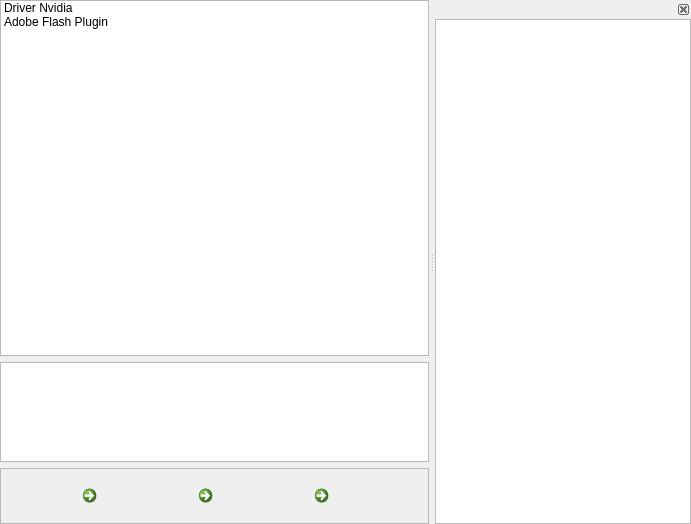
<?xml version="1.0" encoding="UTF-8"?>
<ui version="4.0">
 <class>MainWindow</class>
 <widget class="QMainWindow" name="MainWindow">
  <property name="geometry">
   <rect>
    <x>0</x>
    <y>0</y>
    <width>691</width>
    <height>524</height>
   </rect>
  </property>
  <property name="windowTitle">
   <string>MainWindow</string>
  </property>
  <widget class="QWidget" name="centralwidget">
   <layout class="QGridLayout" name="gridLayout">
    <property name="margin">
     <number>0</number>
    </property>
    <item row="0" column="0">
     <widget class="QListWidget" name="listWidget">
      <property name="alternatingRowColors">
       <bool>false</bool>
      </property>
      <property name="iconSize">
       <size>
        <width>32</width>
        <height>32</height>
       </size>
      </property>
      <item>
       <property name="text">
        <string>Driver Nvidia</string>
       </property>
       <property name="icon">
        <iconset>
         <normaloff>../ico-83606,48.png</normaloff>../ico-83606,48.png</iconset>
       </property>
      </item>
      <item>
       <property name="text">
        <string>Adobe Flash Plugin</string>
       </property>
       <property name="icon">
        <iconset>
         <normaloff>../flash.png</normaloff>../flash.png</iconset>
       </property>
      </item>
     </widget>
    </item>
    <item row="1" column="0">
     <widget class="QTextEdit" name="textEdit">
      <property name="maximumSize">
       <size>
        <width>16777215</width>
        <height>100</height>
       </size>
      </property>
     </widget>
    </item>
    <item row="3" column="0">
     <widget class="QFrame" name="frame">
      <property name="minimumSize">
       <size>
        <width>0</width>
        <height>50</height>
       </size>
      </property>
      <property name="frameShape">
       <enum>QFrame::StyledPanel</enum>
      </property>
      <property name="frameShadow">
       <enum>QFrame::Raised</enum>
      </property>
      <layout class="QHBoxLayout" name="horizontalLayout">
       <item>
        <widget class="QCommandLinkButton" name="commandLinkButton">
         <property name="maximumSize">
          <size>
           <width>45</width>
           <height>64</height>
          </size>
         </property>
         <property name="toolTip">
          <string>Remover tarefa da lista</string>
         </property>
         <property name="text">
          <string/>
         </property>
         <property name="icon">
          <iconset>
           <normaloff>remove.png</normaloff>remove.png</iconset>
         </property>
         <property name="iconSize">
          <size>
           <width>32</width>
           <height>32</height>
          </size>
         </property>
         <property name="shortcut">
          <string>Ctrl+-</string>
         </property>
        </widget>
       </item>
       <item>
        <widget class="QCommandLinkButton" name="ad_bt">
         <property name="maximumSize">
          <size>
           <width>45</width>
           <height>64</height>
          </size>
         </property>
         <property name="toolTip">
          <string>Adicionar Tarefa a lista</string>
         </property>
         <property name="text">
          <string/>
         </property>
         <property name="icon">
          <iconset>
           <normaloff>add.png</normaloff>add.png</iconset>
         </property>
         <property name="iconSize">
          <size>
           <width>32</width>
           <height>32</height>
          </size>
         </property>
         <property name="shortcut">
          <string>Ctrl++</string>
         </property>
        </widget>
       </item>
       <item>
        <widget class="QCommandLinkButton" name="install_bt">
         <property name="maximumSize">
          <size>
           <width>45</width>
           <height>64</height>
          </size>
         </property>
         <property name="toolTip">
          <string>Executar tarefas</string>
         </property>
         <property name="text">
          <string/>
         </property>
         <property name="icon">
          <iconset>
           <normaloff>install.png</normaloff>install.png</iconset>
         </property>
         <property name="iconSize">
          <size>
           <width>32</width>
           <height>32</height>
          </size>
         </property>
         <property name="shortcut">
          <string>Ctrl+E</string>
         </property>
        </widget>
       </item>
      </layout>
     </widget>
    </item>
   </layout>
  </widget>
  <widget class="QDockWidget" name="dockWidget_2">
   <property name="minimumSize">
    <size>
     <width>150</width>
     <height>127</height>
    </size>
   </property>
   <property name="features">
    <set>QDockWidget::DockWidgetClosable</set>
   </property>
   <attribute name="dockWidgetArea">
    <number>2</number>
   </attribute>
   <widget class="QWidget" name="dockWidgetContents_2">
    <layout class="QGridLayout" name="gridLayout_2">
     <property name="margin">
      <number>0</number>
     </property>
     <property name="spacing">
      <number>0</number>
     </property>
     <item row="0" column="0">
      <widget class="QListWidget" name="listWidget_2"/>
     </item>
    </layout>
   </widget>
  </widget>
 </widget>
 <resources/>
 <connections/>
</ui>
